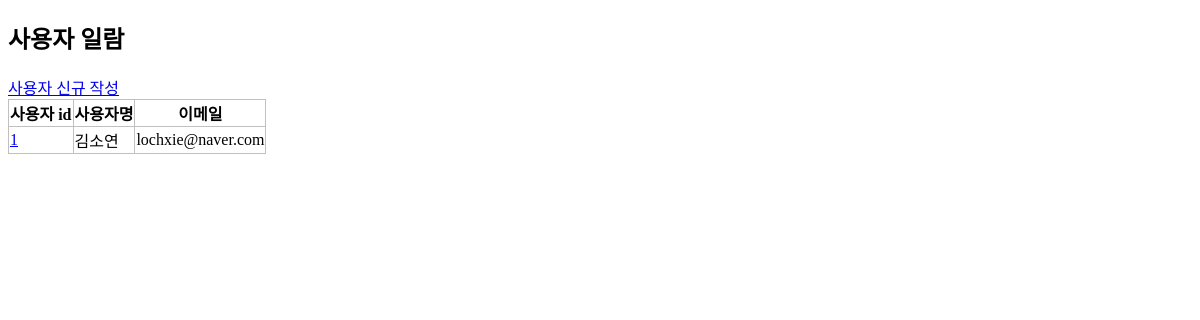
Page /crud/users on the earlier database version.
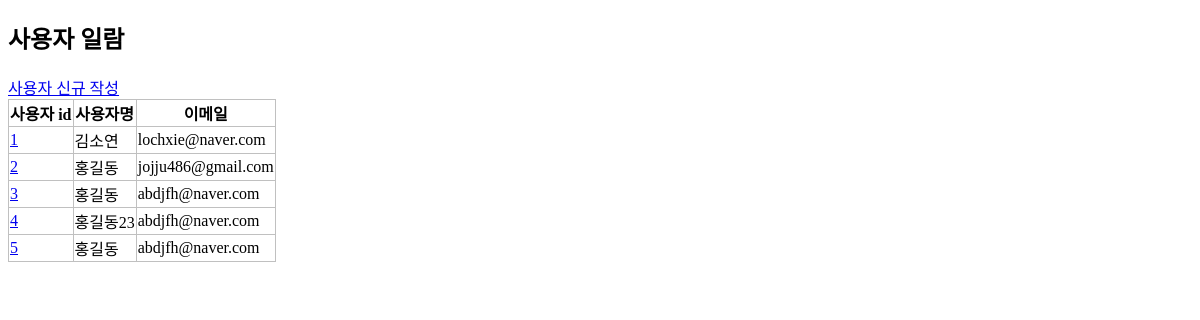
Same page on the later database version.
### apps/crud/models.py (models this page shows, shortened)
class User(db.Model):
    __tabelname__="users"
    id = db.Column(db.Integer, primary_key=True)
    username = db.Column(db.String, index=True)
    email = db.Column(db.String, index=True)
    password_hash = db.Column(db.String)
    create_at = db.Column(db.DateTime, default=datetime.now)
    update_at = db.Column(db.DateTime, default=datetime.now, onupdate=datetime.now)
    @property
    def password(self):
        raise AttributeError('비밀번호를 입력하세요')

### apps/crud/views.py (the view)
@crud.route('/users')
def users():
    users = User.query.all()
    return render_template('crud/index.html', users=users)

### apps/crud/templates/crud/index.html (shortened to what this page needs)
<!DOCTYPE html>
<html lang="ko">
    <head>
        <link rel="stylesheet" href="{{url_for('crud.static', filename='style.css')}}" />
    </head>
    <body>
        <h2>사용자 일람</h2>
        <a href="{{ url_for('crud.create_user') }}">사용자 신규 작성</a>
        <table>
            <tr>
                <th>사용자 id</th>
                <th>사용자명</th>
                <th>이메일</th>
            </tr>
            {% for i in users %}
                <tr>
                    <td><a href="{{url_for('crud.edit_user', user_id=i.id)}}">{{ i.id }}</a></td>
                    <td>{{ i.username }}</td>
                    <td>{{ i.email }}</td>
                </tr>
            {% endfor %}
        </table>
    </body>
</html>

### apps/crud/static/style.css (style rules this page uses)
table { border-collapse: collapse; }
table, th, td { border: 1px solid #c0c0c0; }

Differences in the rows shown:
added User: id "2", username "홍길동", email "jojju486@gmail.com"
added User: id "3", username "홍길동", email "abdjfh@naver.com"
added User: id "4", username "홍길동23", email "abdjfh@naver.com"
added User: id "5", username "홍길동", email "abdjfh@naver.com"
